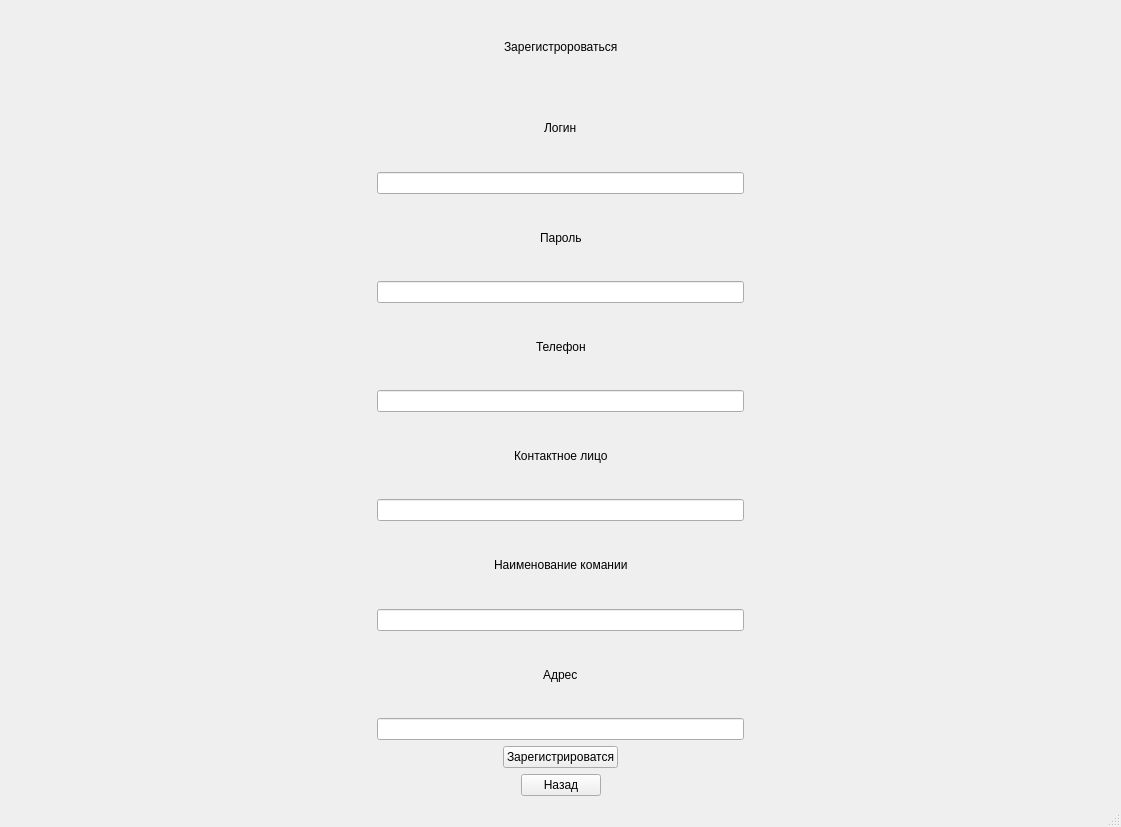
<?xml version="1.0" encoding="UTF-8"?>
<ui version="4.0">
 <class>RegWindow</class>
 <widget class="QMainWindow" name="RegWindow">
  <property name="geometry">
   <rect>
    <x>0</x>
    <y>0</y>
    <width>1121</width>
    <height>827</height>
   </rect>
  </property>
  <property name="windowTitle">
   <string>MainWindow</string>
  </property>
  <widget class="QWidget" name="centralwidget">
   <layout class="QVBoxLayout" name="verticalLayout">
    <item>
     <layout class="QHBoxLayout" name="horizontalLayout_39">
      <item>
       <spacer name="horizontalSpacer_77">
        <property name="orientation">
         <enum>Qt::Horizontal</enum>
        </property>
        <property name="sizeHint" stdset="0">
         <size>
          <width>40</width>
          <height>20</height>
         </size>
        </property>
       </spacer>
      </item>
      <item>
       <widget class="QLabel" name="label_19">
        <property name="text">
         <string>Зарегистророваться</string>
        </property>
       </widget>
      </item>
      <item>
       <spacer name="horizontalSpacer_78">
        <property name="orientation">
         <enum>Qt::Horizontal</enum>
        </property>
        <property name="sizeHint" stdset="0">
         <size>
          <width>40</width>
          <height>20</height>
         </size>
        </property>
       </spacer>
      </item>
     </layout>
    </item>
    <item>
     <layout class="QHBoxLayout" name="horizontalLayout_45">
      <item>
       <spacer name="horizontalSpacer_89">
        <property name="orientation">
         <enum>Qt::Horizontal</enum>
        </property>
        <property name="sizeHint" stdset="0">
         <size>
          <width>40</width>
          <height>20</height>
         </size>
        </property>
       </spacer>
      </item>
      <item>
       <widget class="QLabel" name="label_21">
        <property name="text">
         <string>Логин</string>
        </property>
       </widget>
      </item>
      <item>
       <spacer name="horizontalSpacer_90">
        <property name="orientation">
         <enum>Qt::Horizontal</enum>
        </property>
        <property name="sizeHint" stdset="0">
         <size>
          <width>40</width>
          <height>20</height>
         </size>
        </property>
       </spacer>
      </item>
     </layout>
    </item>
    <item>
     <layout class="QHBoxLayout" name="horizontalLayout_43">
      <item>
       <spacer name="horizontalSpacer_85">
        <property name="orientation">
         <enum>Qt::Horizontal</enum>
        </property>
        <property name="sizeHint" stdset="0">
         <size>
          <width>40</width>
          <height>20</height>
         </size>
        </property>
       </spacer>
      </item>
      <item>
       <widget class="QLineEdit" name="login"/>
      </item>
      <item>
       <spacer name="horizontalSpacer_86">
        <property name="orientation">
         <enum>Qt::Horizontal</enum>
        </property>
        <property name="sizeHint" stdset="0">
         <size>
          <width>40</width>
          <height>20</height>
         </size>
        </property>
       </spacer>
      </item>
     </layout>
    </item>
    <item>
     <layout class="QHBoxLayout" name="horizontalLayout_44">
      <item>
       <spacer name="horizontalSpacer_87">
        <property name="orientation">
         <enum>Qt::Horizontal</enum>
        </property>
        <property name="sizeHint" stdset="0">
         <size>
          <width>40</width>
          <height>20</height>
         </size>
        </property>
       </spacer>
      </item>
      <item>
       <widget class="QLabel" name="label_20">
        <property name="text">
         <string>Пароль</string>
        </property>
       </widget>
      </item>
      <item>
       <spacer name="horizontalSpacer_88">
        <property name="orientation">
         <enum>Qt::Horizontal</enum>
        </property>
        <property name="sizeHint" stdset="0">
         <size>
          <width>40</width>
          <height>20</height>
         </size>
        </property>
       </spacer>
      </item>
     </layout>
    </item>
    <item>
     <layout class="QHBoxLayout" name="horizontalLayout_40">
      <item>
       <spacer name="horizontalSpacer_79">
        <property name="orientation">
         <enum>Qt::Horizontal</enum>
        </property>
        <property name="sizeHint" stdset="0">
         <size>
          <width>40</width>
          <height>20</height>
         </size>
        </property>
       </spacer>
      </item>
      <item>
       <widget class="QLineEdit" name="password"/>
      </item>
      <item>
       <spacer name="horizontalSpacer_80">
        <property name="orientation">
         <enum>Qt::Horizontal</enum>
        </property>
        <property name="sizeHint" stdset="0">
         <size>
          <width>40</width>
          <height>20</height>
         </size>
        </property>
       </spacer>
      </item>
     </layout>
    </item>
    <item>
     <layout class="QHBoxLayout" name="horizontalLayout_32">
      <item>
       <spacer name="horizontalSpacer_63">
        <property name="orientation">
         <enum>Qt::Horizontal</enum>
        </property>
        <property name="sizeHint" stdset="0">
         <size>
          <width>40</width>
          <height>20</height>
         </size>
        </property>
       </spacer>
      </item>
      <item>
       <widget class="QLabel" name="label_16">
        <property name="text">
         <string>Телефон</string>
        </property>
       </widget>
      </item>
      <item>
       <spacer name="horizontalSpacer_64">
        <property name="orientation">
         <enum>Qt::Horizontal</enum>
        </property>
        <property name="sizeHint" stdset="0">
         <size>
          <width>40</width>
          <height>20</height>
         </size>
        </property>
       </spacer>
      </item>
     </layout>
    </item>
    <item>
     <layout class="QHBoxLayout" name="horizontalLayout_34">
      <item>
       <spacer name="horizontalSpacer_67">
        <property name="orientation">
         <enum>Qt::Horizontal</enum>
        </property>
        <property name="sizeHint" stdset="0">
         <size>
          <width>40</width>
          <height>20</height>
         </size>
        </property>
       </spacer>
      </item>
      <item>
       <widget class="QLineEdit" name="phone"/>
      </item>
      <item>
       <spacer name="horizontalSpacer_68">
        <property name="orientation">
         <enum>Qt::Horizontal</enum>
        </property>
        <property name="sizeHint" stdset="0">
         <size>
          <width>40</width>
          <height>20</height>
         </size>
        </property>
       </spacer>
      </item>
     </layout>
    </item>
    <item>
     <layout class="QHBoxLayout" name="horizontalLayout_38">
      <item>
       <spacer name="horizontalSpacer_75">
        <property name="orientation">
         <enum>Qt::Horizontal</enum>
        </property>
        <property name="sizeHint" stdset="0">
         <size>
          <width>40</width>
          <height>20</height>
         </size>
        </property>
       </spacer>
      </item>
      <item>
       <widget class="QLabel" name="label_18">
        <property name="text">
         <string>Контактное лицо</string>
        </property>
       </widget>
      </item>
      <item>
       <spacer name="horizontalSpacer_76">
        <property name="orientation">
         <enum>Qt::Horizontal</enum>
        </property>
        <property name="sizeHint" stdset="0">
         <size>
          <width>40</width>
          <height>20</height>
         </size>
        </property>
       </spacer>
      </item>
     </layout>
    </item>
    <item>
     <layout class="QHBoxLayout" name="horizontalLayout_42">
      <item>
       <spacer name="horizontalSpacer_83">
        <property name="orientation">
         <enum>Qt::Horizontal</enum>
        </property>
        <property name="sizeHint" stdset="0">
         <size>
          <width>40</width>
          <height>20</height>
         </size>
        </property>
       </spacer>
      </item>
      <item>
       <widget class="QLineEdit" name="person_name"/>
      </item>
      <item>
       <spacer name="horizontalSpacer_84">
        <property name="orientation">
         <enum>Qt::Horizontal</enum>
        </property>
        <property name="sizeHint" stdset="0">
         <size>
          <width>40</width>
          <height>20</height>
         </size>
        </property>
       </spacer>
      </item>
     </layout>
    </item>
    <item>
     <layout class="QHBoxLayout" name="horizontalLayout_31">
      <item>
       <spacer name="horizontalSpacer_61">
        <property name="orientation">
         <enum>Qt::Horizontal</enum>
        </property>
        <property name="sizeHint" stdset="0">
         <size>
          <width>40</width>
          <height>20</height>
         </size>
        </property>
       </spacer>
      </item>
      <item>
       <widget class="QLabel" name="label_15">
        <property name="text">
         <string>Наименование комании</string>
        </property>
       </widget>
      </item>
      <item>
       <spacer name="horizontalSpacer_62">
        <property name="orientation">
         <enum>Qt::Horizontal</enum>
        </property>
        <property name="sizeHint" stdset="0">
         <size>
          <width>40</width>
          <height>20</height>
         </size>
        </property>
       </spacer>
      </item>
     </layout>
    </item>
    <item>
     <layout class="QHBoxLayout" name="horizontalLayout_35">
      <item>
       <spacer name="horizontalSpacer_69">
        <property name="orientation">
         <enum>Qt::Horizontal</enum>
        </property>
        <property name="sizeHint" stdset="0">
         <size>
          <width>40</width>
          <height>20</height>
         </size>
        </property>
       </spacer>
      </item>
      <item>
       <widget class="QLineEdit" name="name_company"/>
      </item>
      <item>
       <spacer name="horizontalSpacer_70">
        <property name="orientation">
         <enum>Qt::Horizontal</enum>
        </property>
        <property name="sizeHint" stdset="0">
         <size>
          <width>40</width>
          <height>20</height>
         </size>
        </property>
       </spacer>
      </item>
     </layout>
    </item>
    <item>
     <layout class="QHBoxLayout" name="horizontalLayout_36">
      <item>
       <spacer name="horizontalSpacer_71">
        <property name="orientation">
         <enum>Qt::Horizontal</enum>
        </property>
        <property name="sizeHint" stdset="0">
         <size>
          <width>40</width>
          <height>20</height>
         </size>
        </property>
       </spacer>
      </item>
      <item>
       <widget class="QLabel" name="label_17">
        <property name="text">
         <string>Адрес</string>
        </property>
       </widget>
      </item>
      <item>
       <spacer name="horizontalSpacer_72">
        <property name="orientation">
         <enum>Qt::Horizontal</enum>
        </property>
        <property name="sizeHint" stdset="0">
         <size>
          <width>40</width>
          <height>20</height>
         </size>
        </property>
       </spacer>
      </item>
     </layout>
    </item>
    <item>
     <layout class="QHBoxLayout" name="horizontalLayout_33">
      <item>
       <spacer name="horizontalSpacer_65">
        <property name="orientation">
         <enum>Qt::Horizontal</enum>
        </property>
        <property name="sizeHint" stdset="0">
         <size>
          <width>40</width>
          <height>20</height>
         </size>
        </property>
       </spacer>
      </item>
      <item>
       <widget class="QLineEdit" name="adress"/>
      </item>
      <item>
       <spacer name="horizontalSpacer_66">
        <property name="orientation">
         <enum>Qt::Horizontal</enum>
        </property>
        <property name="sizeHint" stdset="0">
         <size>
          <width>40</width>
          <height>20</height>
         </size>
        </property>
       </spacer>
      </item>
     </layout>
    </item>
    <item>
     <layout class="QHBoxLayout" name="horizontalLayout_41">
      <item>
       <spacer name="horizontalSpacer_81">
        <property name="orientation">
         <enum>Qt::Horizontal</enum>
        </property>
        <property name="sizeHint" stdset="0">
         <size>
          <width>40</width>
          <height>20</height>
         </size>
        </property>
       </spacer>
      </item>
      <item>
       <widget class="QPushButton" name="regBtn">
        <property name="text">
         <string>Зарегистрироватся</string>
        </property>
       </widget>
      </item>
      <item>
       <spacer name="horizontalSpacer_82">
        <property name="orientation">
         <enum>Qt::Horizontal</enum>
        </property>
        <property name="sizeHint" stdset="0">
         <size>
          <width>40</width>
          <height>20</height>
         </size>
        </property>
       </spacer>
      </item>
     </layout>
    </item>
    <item>
     <layout class="QHBoxLayout" name="horizontalLayout_37">
      <item>
       <spacer name="horizontalSpacer_73">
        <property name="orientation">
         <enum>Qt::Horizontal</enum>
        </property>
        <property name="sizeHint" stdset="0">
         <size>
          <width>40</width>
          <height>20</height>
         </size>
        </property>
       </spacer>
      </item>
      <item>
       <widget class="QPushButton" name="ComeBack">
        <property name="text">
         <string>Назад</string>
        </property>
       </widget>
      </item>
      <item>
       <spacer name="horizontalSpacer_74">
        <property name="orientation">
         <enum>Qt::Horizontal</enum>
        </property>
        <property name="sizeHint" stdset="0">
         <size>
          <width>40</width>
          <height>20</height>
         </size>
        </property>
       </spacer>
      </item>
     </layout>
    </item>
   </layout>
  </widget>
  <widget class="QMenuBar" name="menubar">
   <property name="geometry">
    <rect>
     <x>0</x>
     <y>0</y>
     <width>1121</width>
     <height>26</height>
    </rect>
   </property>
  </widget>
  <widget class="QStatusBar" name="statusbar"/>
 </widget>
 <resources/>
 <connections/>
</ui>
